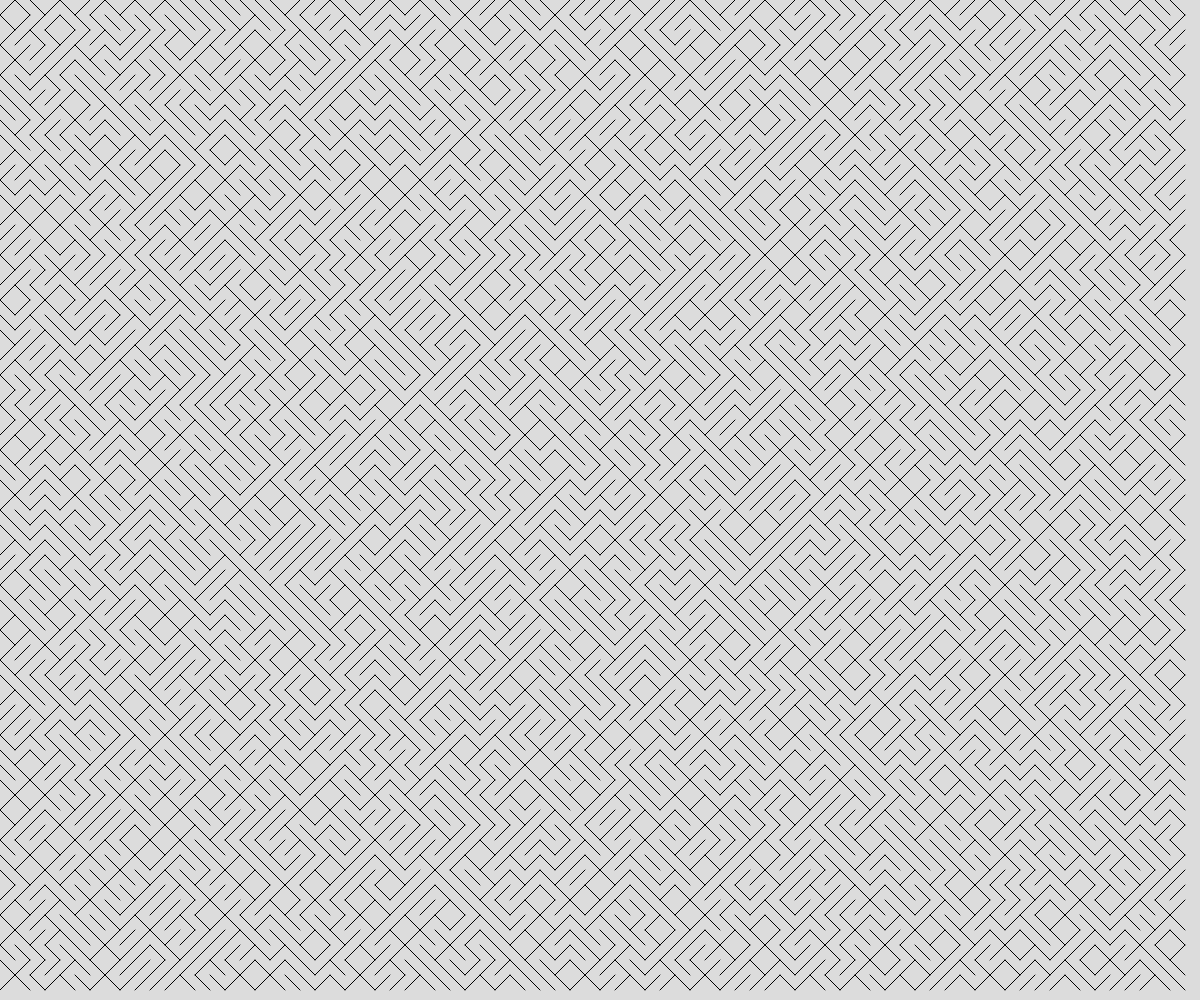
Frame 1 (no input)
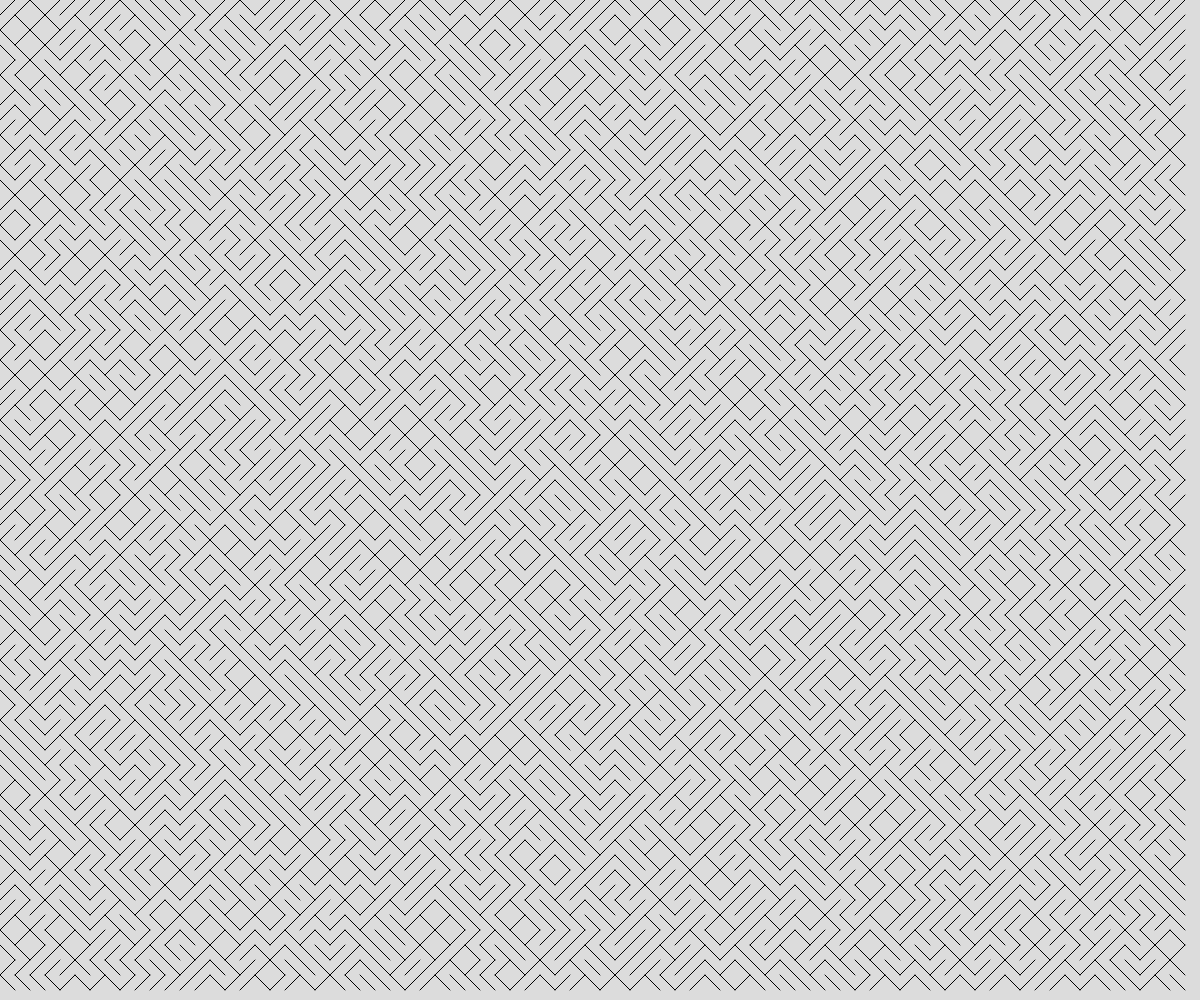
Frame 2 (the mouse pressed at the canvas centre, redrawn once)

The p5.js sketch that drew these frames (run headless with seeded random() and noise() and a simulated clock; the mouse was pressed at the canvas centre and the sketch redrawn once):

// p5.js sketch
// ── sketch.js
// Diagonal Line Generator Demo
// Allan
// 4/8/2019
//
// Extra for Experts:
// - describe what you did to take this project "above and beyond"

const spacing = 15;
function setup() {
  createCanvas(windowWidth, windowHeight);
  noLoop();
}

function diagonalAscending(x, y, s) {
  line(x - s / 2, y + s / 2, x + s / 2, y - s / 2);
}

function diagonalDescending(x, y, s) {
  line(x - s / 2, y - s / 2, x + s / 2, y + s / 2);
}

function draw() {
  background(220);
  for (let x = spacing / 2; x < width - spacing / 2; x += spacing) {
    for (let y = spacing / 2; y < height - spacing / 2; y += spacing) {
      if (int(random(2)) === 0) {
        diagonalDescending(x, y, spacing);
      }
      else {
        diagonalAscending(x, y, spacing);
      }
    }
  }
}
